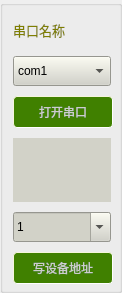
          <widget class="QGroupBox" name="groupBox_4">
           <property name="minimumSize">
            <size>
             <width>0</width>
             <height>0</height>
            </size>
           </property>
           <property name="maximumSize">
            <size>
             <width>128</width>
             <height>16777215</height>
            </size>
           </property>
           <property name="title">
            <string/>
           </property>
           <widget class="QLabel" name="label">
            <property name="geometry">
             <rect>
              <x>13</x>
              <y>14</y>
              <width>100</width>
              <height>32</height>
             </rect>
            </property>
            <property name="minimumSize">
             <size>
              <width>100</width>
              <height>32</height>
             </size>
            </property>
            <property name="maximumSize">
             <size>
              <width>100</width>
              <height>32</height>
             </size>
            </property>
            <property name="font">
             <font>
              <pointsize>10</pointsize>
             </font>
            </property>
            <property name="styleSheet">
             <string notr="true">color: rgb(127, 127, 0);</string>
            </property>
            <property name="text">
             <string>串口名称</string>
            </property>
           </widget>
           <widget class="QComboBox" name="cbUartPort">
            <property name="geometry">
             <rect>
              <x>13</x>
              <y>56</y>
              <width>98</width>
              <height>30</height>
             </rect>
            </property>
            <property name="sizePolicy">
             <sizepolicy hsizetype="Fixed" vsizetype="Fixed">
              <horstretch>0</horstretch>
              <verstretch>0</verstretch>
             </sizepolicy>
            </property>
            <property name="minimumSize">
             <size>
              <width>98</width>
              <height>30</height>
             </size>
            </property>
            <property name="styleSheet">
             <string notr="true">background-color: rgb(210, 210, 200);</string>
            </property>
            <property name="iconSize">
             <size>
              <width>12</width>
              <height>16</height>
             </size>
            </property>
            <item>
             <property name="text">
              <string>com1</string>
             </property>
            </item>
            <item>
             <property name="text">
              <string>com2</string>
             </property>
            </item>
            <item>
             <property name="text">
              <string>com3</string>
             </property>
            </item>
           </widget>
           <widget class="QPushButton" name="pbUartOpen">
            <property name="geometry">
             <rect>
              <x>13</x>
              <y>96</y>
              <width>100</width>
              <height>32</height>
             </rect>
            </property>
            <property name="sizePolicy">
             <sizepolicy hsizetype="Fixed" vsizetype="Fixed">
              <horstretch>0</horstretch>
              <verstretch>0</verstretch>
             </sizepolicy>
            </property>
            <property name="minimumSize">
             <size>
              <width>100</width>
              <height>32</height>
             </size>
            </property>
            <property name="cursor">
             <cursorShape>PointingHandCursor</cursorShape>
            </property>
            <property name="styleSheet">
             <string notr="true">QPushButton{
  border-style: inset; border-width: 1px; 
  color: rgb(205, 205, 205);
  background-color: rgb(64, 128, 0);
  border-radius: 4px; 
  border-color: beige; padding: 3px; 
}
QPushButton:hover{
  background-color: rgb(255, 255, 0); 
  color: rgb(255, 0, 0);
}
QPushButton:pressed{
  background-color: #3daee9; color: #7FFF7F
}</string>
            </property>
            <property name="text">
             <string>打开串口</string>
            </property>
           </widget>
           <widget class="QTextBrowser" name="uartMsg">
            <property name="geometry">
             <rect>
              <x>13</x>
              <y>138</y>
              <width>98</width>
              <height>64</height>
             </rect>
            </property>
            <property name="minimumSize">
             <size>
              <width>60</width>
              <height>48</height>
             </size>
            </property>
            <property name="maximumSize">
             <size>
              <width>98</width>
              <height>64</height>
             </size>
            </property>
            <property name="styleSheet">
             <string notr="true">color: rgb(127, 127, 0);
background-color: rgb(210, 210, 200);</string>
            </property>
            <property name="frameShape">
             <enum>QFrame::NoFrame</enum>
            </property>
           </widget>
           <widget class="QComboBox" name="devAdr">
            <property name="geometry">
             <rect>
              <x>13</x>
              <y>212</y>
              <width>98</width>
              <height>30</height>
             </rect>
            </property>
            <property name="minimumSize">
             <size>
              <width>98</width>
              <height>30</height>
             </size>
            </property>
            <property name="maximumSize">
             <size>
              <width>100</width>
              <height>16777215</height>
             </size>
            </property>
            <property name="styleSheet">
             <string notr="true">background-color: rgb(210, 210, 200);</string>
            </property>
            <property name="editable">
             <bool>true</bool>
            </property>
            <property name="currentText">
             <string>1</string>
            </property>
            <item>
             <property name="text">
              <string>1</string>
             </property>
            </item>
            <item>
             <property name="text">
              <string>2</string>
             </property>
            </item>
            <item>
             <property name="text">
              <string>3</string>
             </property>
            </item>
            <item>
             <property name="text">
              <string>4</string>
             </property>
            </item>
            <item>
             <property name="text">
              <string>5</string>
             </property>
            </item>
            <item>
             <property name="text">
              <string>6</string>
             </property>
            </item>
            <item>
             <property name="text">
              <string>7</string>
             </property>
            </item>
            <item>
             <property name="text">
              <string>8</string>
             </property>
            </item>
           </widget>
           <widget class="QPushButton" name="pbWriteDevAdr">
            <property name="geometry">
             <rect>
              <x>13</x>
              <y>252</y>
              <width>100</width>
              <height>32</height>
             </rect>
            </property>
            <property name="sizePolicy">
             <sizepolicy hsizetype="Fixed" vsizetype="Fixed">
              <horstretch>0</horstretch>
              <verstretch>0</verstretch>
             </sizepolicy>
            </property>
            <property name="minimumSize">
             <size>
              <width>100</width>
              <height>32</height>
             </size>
            </property>
            <property name="maximumSize">
             <size>
              <width>96</width>
              <height>16777215</height>
             </size>
            </property>
            <property name="cursor">
             <cursorShape>PointingHandCursor</cursorShape>
            </property>
            <property name="styleSheet">
             <string notr="true">QPushButton{
  border-style: inset; border-width: 1px; 
  color: rgb(205, 205, 205);
  background-color: rgb(64, 128, 0);
  border-radius: 4px; 
  border-color: beige; padding: 3px; 
}
QPushButton:hover{
  background-color: rgb(255, 255, 0); 
  color: rgb(255, 0, 0);
}
QPushButton:pressed{
  background-color: #3daee9; color: #7FFF7F
}</string>
            </property>
            <property name="text">
             <string>写设备地址</string>
            </property>
           </widget>
          </widget>
